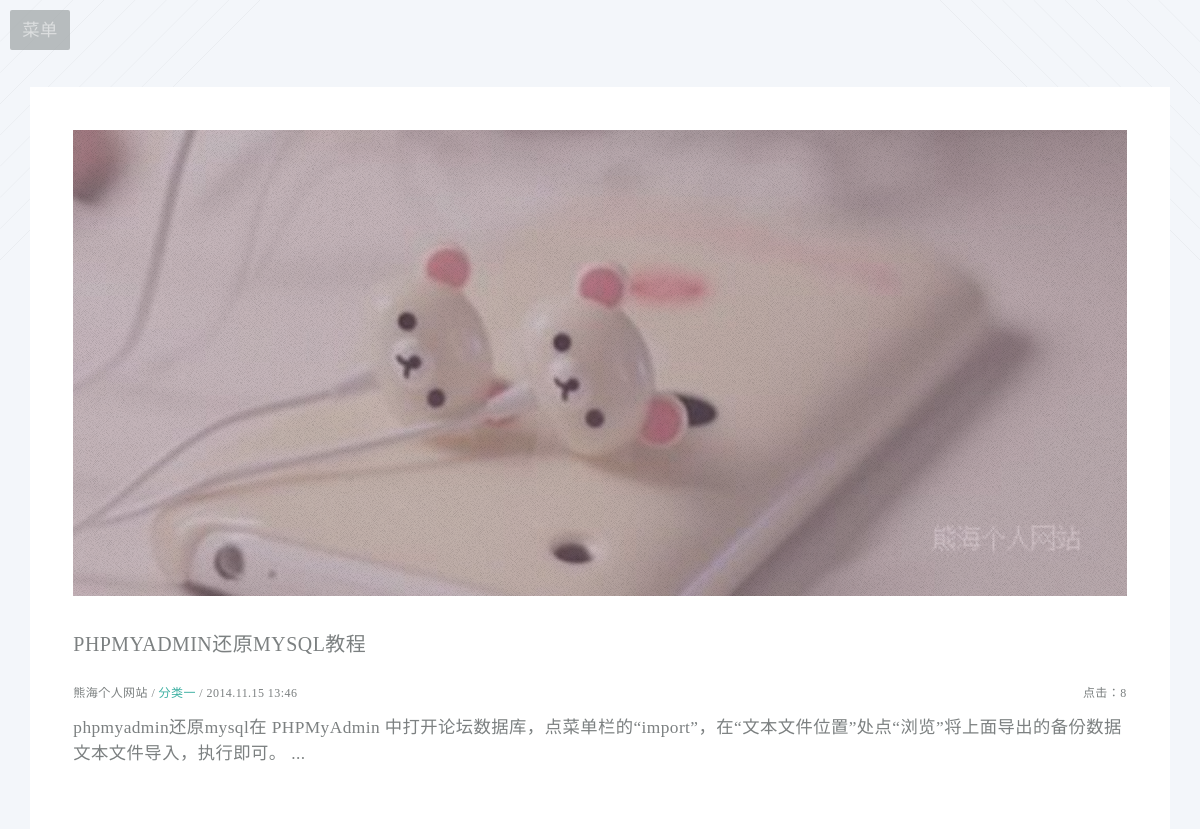
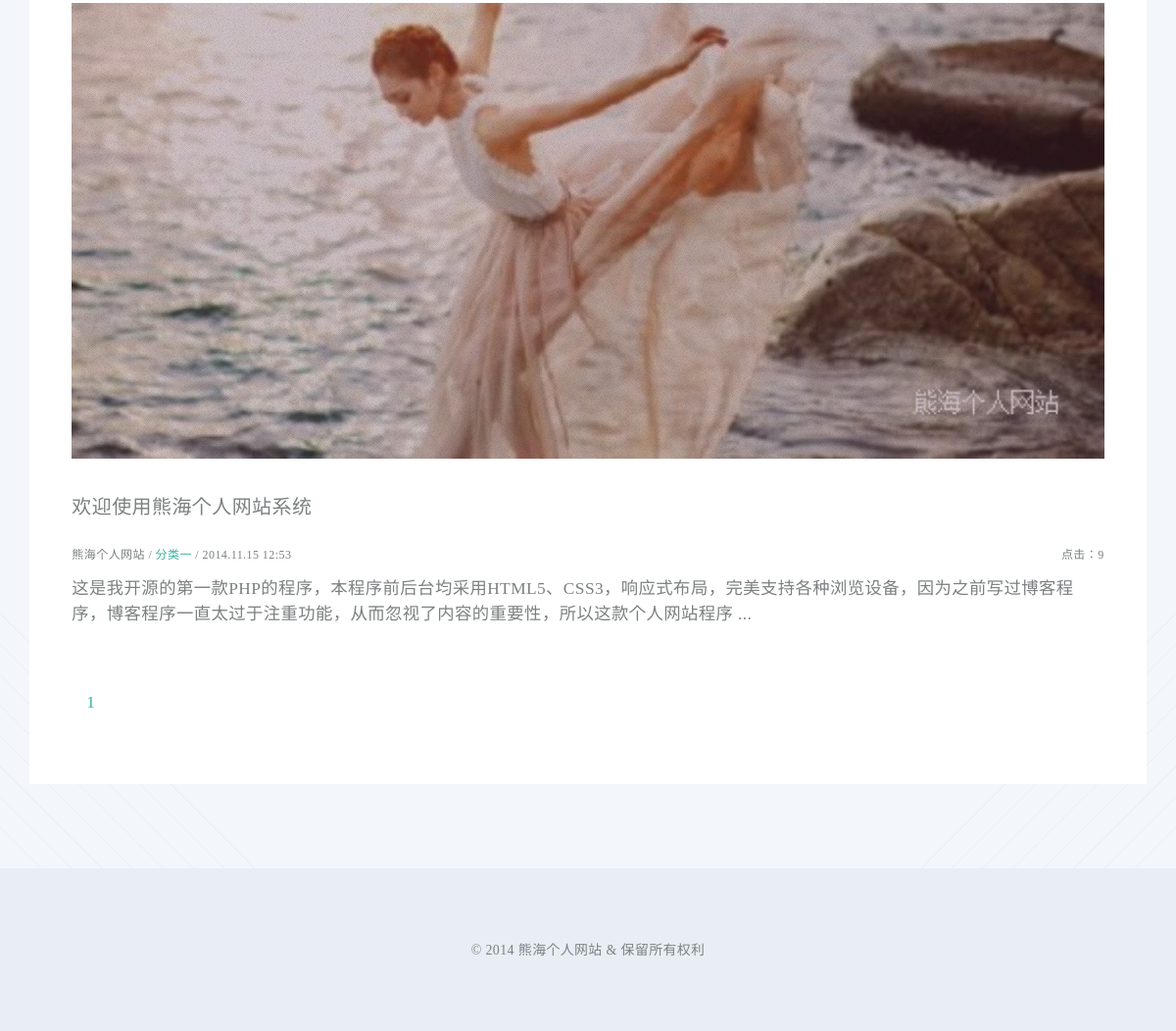
Page /apps/list.php on the committed database (2 pictures, top to bottom).
### tables this page shows
CREATE TABLE `web_article` (
  `w_id` int(11) NOT NULL AUTO_INCREMENT,
  `w_title` varchar(255) DEFAULT NULL,
  `w_keywords` longtext,
  `l_id` int(11) DEFAULT NULL,
  `url_address` bigint(20) NOT NULL,
  `w_description` longtext,
  `w_author` varchar(255) DEFAULT NULL,
  `w_images` varchar(255) DEFAULT NULL,
  `w_content` longtext,
  `w_time` datetime DEFAULT NULL,
  `edit_time` datetime DEFAULT NULL,
  `view_yes` int(11) DEFAULT NULL,
  `w_tuijian` int(11) DEFAULT NULL,
  `hit` int(11) DEFAULT NULL,
  `w_zzip` varchar(255) DEFAULT NULL,
  `publish_mode` varchar(255) DEFAULT NULL,
  PRIMARY KEY (`w_id`),
  UNIQUE KEY `url_address` (`url_address`),
  KEY `w_id` (`w_id`),
  KEY `w_id_2` (`w_id`,`l_id`)
);

CREATE TABLE `web_2navigation` (
  `n_id` int(11) NOT NULL AUTO_INCREMENT,
  `n_name` varchar(255) DEFAULT NULL,
  `n_belong` int(11) DEFAULT NULL,
  `n_pattern` int(11) DEFAULT NULL,
  `n_open` varchar(255) DEFAULT NULL,
  `n_sequence` int(11) DEFAULT NULL,
  `n_display` int(11) DEFAULT NULL,
  `n_keywords` varchar(255) DEFAULT NULL,
  `n_description` varchar(255) DEFAULT NULL,
  `n_time` varchar(255) DEFAULT NULL,
  PRIMARY KEY (`n_id`),
  KEY `n_id` (`n_id`),
  KEY `n_id_2` (`n_id`)
);

CREATE TABLE `web_settings` (
  `web_id` int(11) NOT NULL AUTO_INCREMENT,
  `web_name` varchar(255) DEFAULT NULL,
  `web_slogan` varchar(255) DEFAULT NULL,
  `web_title` varchar(255) DEFAULT NULL,
  `web_author` varchar(255) DEFAULT NULL,
  `web_keywords` longtext,
  `web_description` longtext,
  `web_url` varchar(255) DEFAULT NULL,
  `web_mail` varchar(255) DEFAULT NULL,
  `web_qq` varchar(255) DEFAULT NULL,
  `web_tel` varchar(255) DEFAULT NULL,
  `web_add` longtext,
  `web_copyright` longtext,
  `web_jiange` varchar(2) NOT NULL,
  `web_cache` int(11) NOT NULL,
  PRIMARY KEY (`web_id`)
);

### apps/list.php (the view, shortened to what this page needs)
<?php
$query = "SELECT * FROM web_settings";
$result = mysql_query($query) or die('SQL语句有误：'.mysql_error());
$row = mysql_fetch_array($result);
$class_id=htmlspecialchars($_GET['class']);
if  ($class_id<>""){
$query = "SELECT n_id,n_name,n_keywords,n_description FROM web_2navigation WHERE( n_id= $class_id)";
$result = mysql_query($query) or die('SQL语句有误：'.mysql_error());
$list = mysql_fetch_array($result);
$lanmu=$list['n_name'];
$indexyema="?class=".$class_id;
$chaAND="AND l_id=$class_id";
$fenpage="?class=".$class_id."&page=";
}else{
$indexyema="?list";
$chaAND="";
$fenpage="?list&page=";
	}
?>
<!DOCTYPE HTML>
<html>
<head>
</head>
<body class="no-sidebar loading">
<article id="main">
<section class="wrapper style4 container">
<section>
<div class="row">
<?php
$query = "SELECT url_address FROM web_article WHERE view_yes=1 $chaAND";
$result = mysql_query($query) or die('SQL语句有误：'.mysql_error());
$numrows = mysql_num_rows($result);
$rowsperpage = 6;
$totalpages = ceil($numrows / $rowsperpage);
$currentpage=htmlspecialchars($_GET['page']);
if ($currentpage==""){
 $currentpage = 1;
	}
if (isset($currentpage) && is_numeric($currentpage)) {
   $currentpage = (int) $currentpage;
} else {
   $currentpage = 1;
}
$offset = ($currentpage - 1) * $rowsperpage;
$range = 2;
$query=mysql_query("select url_address,w_title,w_images,w_content,w_tuijian,hit,l_id,w_keywords,w_author,w_time from web_article WHERE( view_yes=1 $chaAND)ORDER BY url_address DESC  limit $offset, $rowsperpage") ;
while($wz_list = mysql_fetch_array($query)){
$content= strip_tags($wz_list['w_content']);
$wz_images=$wz_list['w_images'];
if ($wz_images<>""){
$wz_image="<font color='#ac68d7'>[ 图 ] </font>";
$img_images=$wz_images;
	}else{
$suijiimg="pic_".mt_rand(1,20);
$img_images="/images/material/".$suijiimg.".jpg";
}
$l_id=$wz_list['l_id'];
$query2 = "SELECT n_id,n_name FROM web_2navigation WHERE n_id=$l_id";
$result2 = mysql_query($query2) or die('SQL语句有误：'.mysql_error());
$lanmu = mysql_fetch_array($result2)
?>
<div class="6u">
<section>
<a href="?post=<?php echo $wz_list['url_address']?>" class="image feature"><img src="<?php echo $img_images?>" title="<?php echo $wz_list['w_title']?>" /></a>
<header>
<h3><a href="?post=<?php echo $wz_list['url_address']?>"><?php echo $wz_list['w_title']?></a></h3>
<div class="contentinfo">
<span>点击：<?php echo $wz_list['hit'] ?></span><?php echo $wz_list['w_author'] ?> / <a href="?class=<?php echo $lanmu['n_id']?>"><?php echo $lanmu['n_name']?></a> / <?php echo date('Y.m.d H:i', strtotime($wz_list['w_time']));?>
</div>
</header>
<p><?php echo mb_substr($content, 0, 100,'utf8')?> ...</p>
</section>
</div>
<?php
}
?>
<div class="pages">
<?
for ($x = ($currentpage - $range); $x < (($currentpage + $range) + 1); $x++) {
   if (($x > 0) && ($x <= $totalpages)) {
      if ($x == $currentpage) {
         echo '<li><a>'.$x.'</a></li>';
      } else {
		  if ($x==1){
			echo '<li><a href="'.$indexyema.'">'.$x.'</a></li>';
			  }else{
         echo "<li><a href=".$pageyema.$fenpage.$x.$hz_url.">".$x."</a></li>";
			  }
      }
   }
}
?>
</section>
</section>
</article>
<?php require 'transfer/footer.php'?>

### transfer/footer.php (shortened to what this page needs)
<footer id="footer">
<span class="copyright"><?php echo $row['web_copyright']?></span>
</footer>
</body>
</html>

### css/style.css (style rules this page uses)
body, #skel-layers-wrapper { background: #f3f6fa; }
body, input, select, textarea { color: #7c8081; font-family:"Microsoft YaHei",微软雅黑,"Microsoft JhengHei",华文细黑,STHeiti,MingLiu; font-size: 15pt; font-weight: 300; letter-spacing: 0.025em; line-height: 1.75em; }
a { -moz-transition: all 0.2s ease-in-out; -webkit-transition: all 0.2s ease-in-out; -o-transition: all 0.2s ease-in-out; -ms-transition: all 0.2s ease-in-out; transition: all 0.2s ease-in-out; color: #3fb1a3; text-decoration: none; }
p, ul, ol, dl, table, blockquote { margin: 0 0 2em 0; }
h1, h2, h3, h4, h5, h6 { color: inherit; font-weight: 300; line-height: 1.75em; margin-bottom: 1em; text-transform: uppercase; }
h1 a, h2 a, h3 a, h4 a, h5 a, h6 a { color: inherit; text-decoration: none; border: 0; }
h3 { font-size: 1.15em; letter-spacing: 0.025em; }
footer > :last-child { margin-bottom: 0; }
.image { border: 0; position: relative; }
.image:before { background: url("images/overlay.png"); content: ''; height: 100%; left: 0; position: absolute; top: 0; width: 100%; }
.image.feature { display: block; margin: 0 0 2em 0; }
.image.feature img { display: block; width: 100%; }
.wrapper { margin-bottom: 5em; padding: 5em; }
.wrapper.style4 { background: white; color: inherit; padding: 4em; }
#main { background-image: url("images/dark-tl.svg"), url("images/dark-tr.svg"), url("images/dark-bl.svg"), url("images/dark-br.svg"); background-position: top left, top right, bottom left, bottom right; background-repeat: no-repeat; background-size: 25em; padding: 7em 0; }
#main > :last-child { margin-bottom: 0; }
#footer { background: #e8eef4; color: #7c8081; padding: 2em 2em 2em 2em; text-align: center; }
#footer .copyright { font-size: 0.8em; }
.pages { width:100%; }
.pages li { list-style-type:none; float:left; padding:0px 0px 0px 15px; }
.contentinfo { font-size:12px; text-align:left; width:100%; height:30px; overflow:hidden; margin-bottom:5px; }
.contentinfo span { float:right; }

### css/style-wide.css (style rules this page uses)
body, input, select, textarea { font-size: 14pt; }

### css/style-normal.css (style rules this page uses)
body, input, select, textarea { font-size: 13pt; letter-spacing: 0.025em; line-height: 1.65em; }
h1, h2, h3, h4, h5, h6 { line-height: 1.5em; }
.wrapper { margin-bottom: 4em; padding: 4em 3em; }
.wrapper.style4 { padding: 3em; }
#footer { padding: 4em; }

### css/style-narrow.css (style rules this page uses)
body, input, select, textarea { font-size: 13pt; letter-spacing: 0.025em; line-height: 1.5em; }
.wrapper { margin-bottom: 3em; padding: 3em 2.5em; }
.wrapper.style4 { padding: 2.5em; }
#main { background-size: 15em; }

### css/style-narrower.css (style rules this page uses)
section { margin: 1em 0 1em 0; }
section:first-child { margin-top: 0; }
.wrapper.style4 { padding-bottom: 3em; }
#main { padding: 5em 0; }
#footer { padding: 4em 1.5em; }

### rows in the picture
web_article: shows a picture, w_title "PHPMYADMIN还原MYSQL教程", hit "8", w_author "熊海个人网站", web_2navigation.n_name "分类一", w_time "2014.11.15 13:46", w_content "phpmyadmin还原mysql在 PHPMyAdmin 中打开论坛数据库，点菜单栏的“import”，在“文本文件位置”处点“浏览”将上面导出的备份数据文本文件导入，执行即可。"
web_article: shows a picture, w_title "欢迎使用熊海个人网站系统", hit "9", w_author "熊海个人网站", web_2navigation.n_name "分类一", w_time "2014.11.15 12:53", w_content "这是我开源的第一款PHP的程序，本程序前后台均采用HTML5、CSS3，响应式布局，完美支持各种浏览设备，因为之前写过博客程序，博客程序一直太过于注重功能，从而忽视了内容的重要性，所以这款个人网站程序"
web_settings: web_copyright "© 2014 熊海个人网站 & 保留所有权利"
